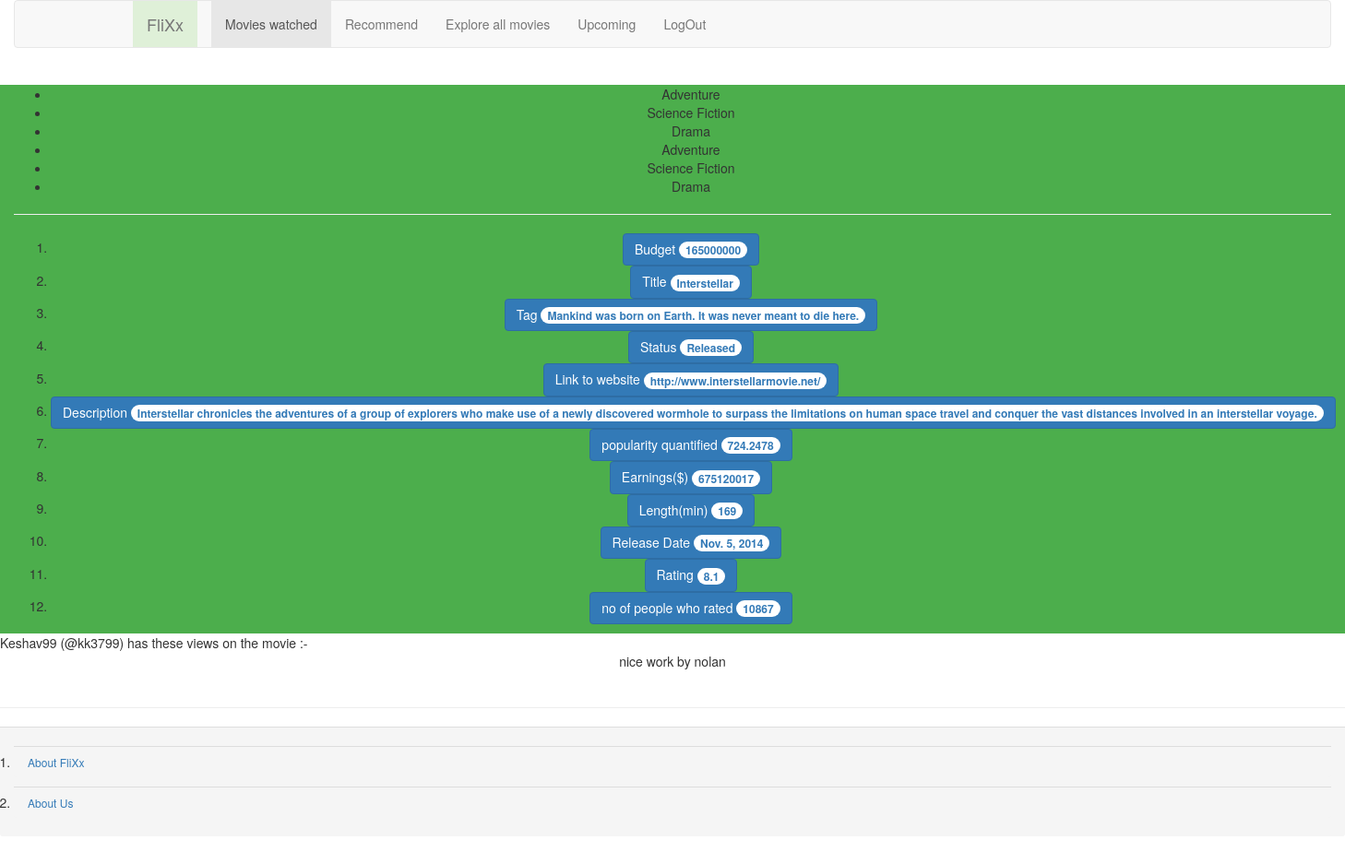
Page /FliXx/97 (signed in) on the earlier database version.
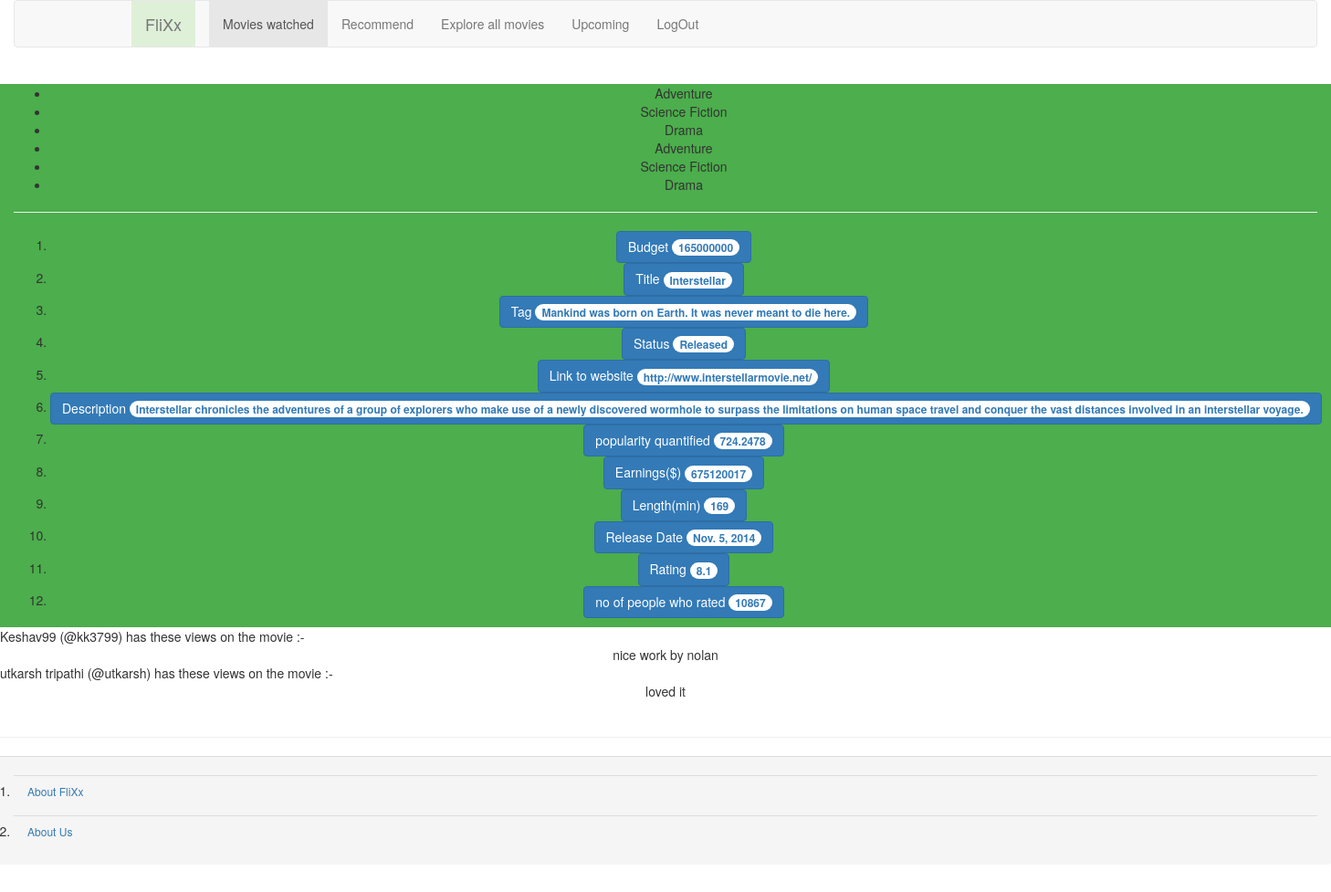
Same page on the later database version.
### flixx/models.py (models this page shows, shortened)
class Genre(models.Model):
    Name=models.CharField(max_length=100)
    n=models.IntegerField()
    def __str__(self):
        return self.Name

class movie(models.Model):
    Budget = models.IntegerField()
    genres = models.ManyToManyField(Genre)
    url = models.URLField()
    title = models.CharField(max_length=200)
    overview = models.CharField(max_length=1000)
    dateofrelease = models.DateField()
    popularity = models.DecimalField(decimal_places=4,max_digits=100)
    revenue = models.IntegerField()
    runtime = models.IntegerField()
    status = models.CharField(max_length=30)
    tag = models.CharField(max_length=500)
    averagerating = models.DecimalField(decimal_places=1,max_digits=2)
    nutr = models.IntegerField()

class review(models.Model):
    user=models.ForeignKey(user)
    movie=models.ForeignKey(movie)
    l=models.CharField(max_length=500)

class user(models.Model):
    Username = models.CharField(max_length=10, unique=True )
    Name = models.CharField(max_length=100)
    Password = models.CharField(max_length=15)
    def __str__(self):
        return self.Name+'\n (@'+str(self.Username)+')'

### flixx/views.py (the view, shortened to what this page needs)
# urls.py: url(r'^(\d{1,4})$', views.detailedview, name='detailedview'),
def detailedview(request, id):
    m = movie()
    message=''
    a = "LogIn"
    re = []
    form = ''
    reviewed = False
    l='/FliXx/'+str(id)
    if 'Username' in request.session:
        a = 'LogOut'
        re=review.objects.filter(movie=movie.objects.get(id=id))
        for i in re:
            if i.user == user.objects.get(Username=request.session['Username']):
                reviewed = True
                break
        else:
            form = reviewing()
    for i in movies:
        if int(id) == int(i.id):
            s = set()
            g = []
            for j in i.genres.all():
                if j.Name not in s:
                    if j not in g:
                        g.append(j)
            print (form)
            return render(request, 'flixx/Detailedview.html', {'reviewed':reviewed,'url':l,'action':'review','form':form,'reviews':re,'g':g,'s':a,'movie': i, 'message': message})
    message = "Your Credentials did not match any existing movie data please try again."
    form = SignUp()
    url = '/FliXx/login/'
    return render(request, 'flixx/login.html',
                  {'s': a, 'message': message, 'url': url, 'form': form, 'action': "LogIn"})

### flixx/templates/flixx/Detailedview.html (shortened to what this page needs)
{% extends 'flixx/base.html' %}
{% block content %}
    <div class="container-fluid" style="background-color: #4cae4c">
        <center>
            <ul>
                {% for i in g %}
                    <li>{{ i }}</li>
                {% endfor %}
            </ul>
            <hr>
        <ol>
            <li><button class="btn btn-primary" type="button">
            Budget     <span class="badge">{{ movie.Budget }}</span><br>
            </button>
            <li><button class="btn btn-primary" type="button">
            Title     <span class="badge">{{ movie.title }}</span><br>
            </button>
        <li>    <button class="btn btn-primary" type="button">
            Tag     <span class="badge">{{ movie.tag }}</span><br>
            </button>
            <li><button class="btn btn-primary" type="button">
            Status     <span class="badge">{{ movie.status }}</span><br>
            </button>
        <li>    <button class="btn btn-primary" type="button">
            Link to website     <span class="badge">{{ movie.url }}</span><br>
            </button>
            <li><button class="btn btn-primary" type="button">
            Description     <span class="badge">{{ movie.overview }}</span><br>
            </button>
        <li>    <button class="btn btn-primary" type="button">
            popularity quantified     <span class="badge">{{ movie.popularity }}</span><br>
            </button>
            <li><button class="btn btn-primary" type="button">
            Earnings($)  <span class="badge">{{ movie.revenue }}</span><br>
            </button>
        <li>    <button class="btn btn-primary" type="button">
            Length(min)     <span class="badge">{{ movie.runtime }}</span><br>
            </button>
            <li><button class="btn btn-primary" type="button">
            Release Date    <span class="badge">{{ movie.dateofrelease }}</span><br>
            </button>
            <li><button class="btn btn-primary" type="button">
            Rating     <span class="badge">{{ movie.averagerating }}</span><br>
            </button>
            <li><button class="btn btn-primary" type="button">
            no of people who rated     <span class="badge">{{ movie.nutr }}</span><br>
            </button></ol>
        </center>
    </div>
    <div>
        {% for review in reviews %}
            <div>{{ review.user }} has these views on the movie :-</div><center><span>{{ review.l }}</span></center>
        {% endfor %}
    </div>
{% endblock %}

### flixx/templates/flixx/base.html (shortened to what this page needs)
<!DOCTYPE html>
<html lang="en">
<head>
    {% load staticfiles %}
    <link rel="stylesheet" href="{% static 'flixx/css/bootstrap.min.css' %}">
</head>
<body>
  <div class="container-fluid">
     <div class="navbar navbar-default float-right">
    <div class="container">
        <div class="navbar-header">
            <a class="navbar-brand bg-success" href="/FliXx/">FliXx</a>
        </div>
        <center>
            <div class="navbar-collapse navbar-left collapse" id="navbar-main">
                <ul class="nav navbar-nav">
                    <li class="active"><a href="/FliXx/watched-movies">Movies watched</a>
                    </li>
                    <li><a href="/FliXx/recommend">Recommend</a>
                    </li>
                    <li><a href="/FliXx/Xplore">Explore all movies</a>
                    </li>
                    <li><a href="#">Upcoming</a>
                    </li>
                    <li class="float-right"><a href="/FliXx/login">{{ s }}</a>
                    </li>
                </ul>
            </div>
        </center>
    </div>
</div>
      </div>
    {% block content %}{% endblock %}
  <div>
<span class="container">
<hr style="color:#23527c">
<ol class="panel-footer">
    <li><a href=""><h6 class="panel-footer">About FliXx</h6></a> </li>
    <li><a href="/FliXx/aboutus"><h6 class="panel-footer">About Us</h6></a></li>
</ol>
</span></div>
</body>
</html>

Differences in the rows shown:
added review: user "utkarsh tripathi (@utkarsh)", l "loved it"
